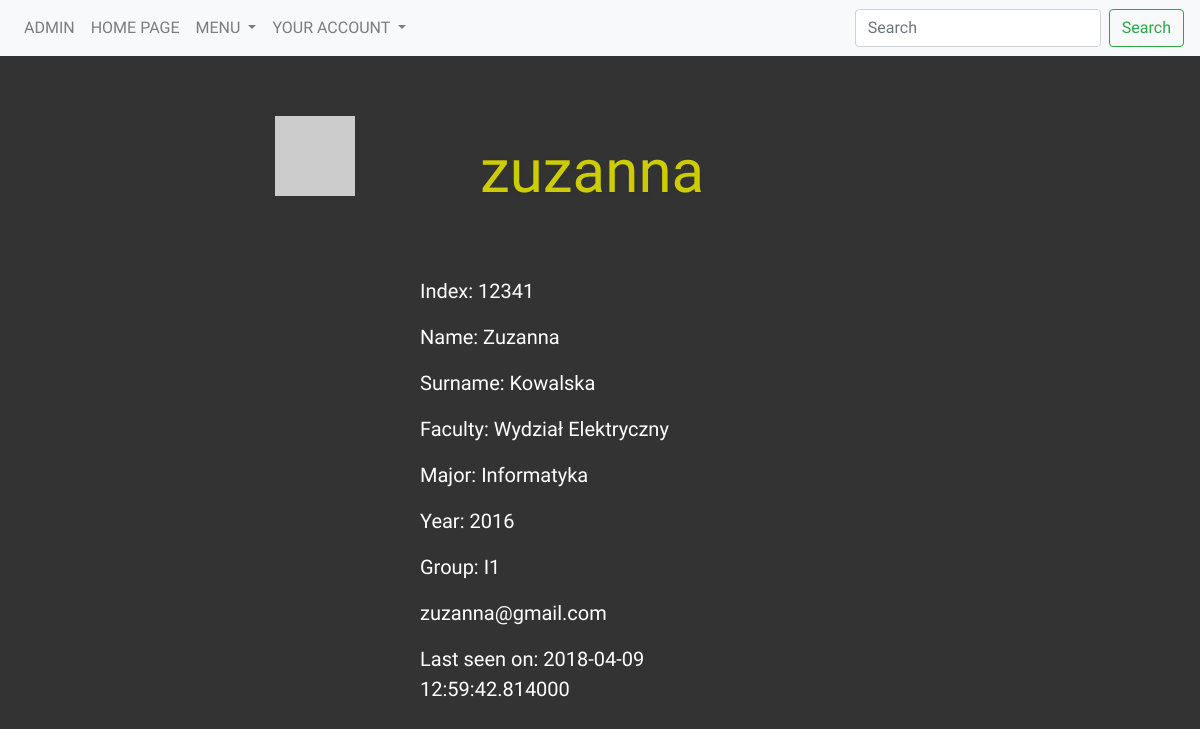
The page /students/1 (signed in) on the database as committed earlier.
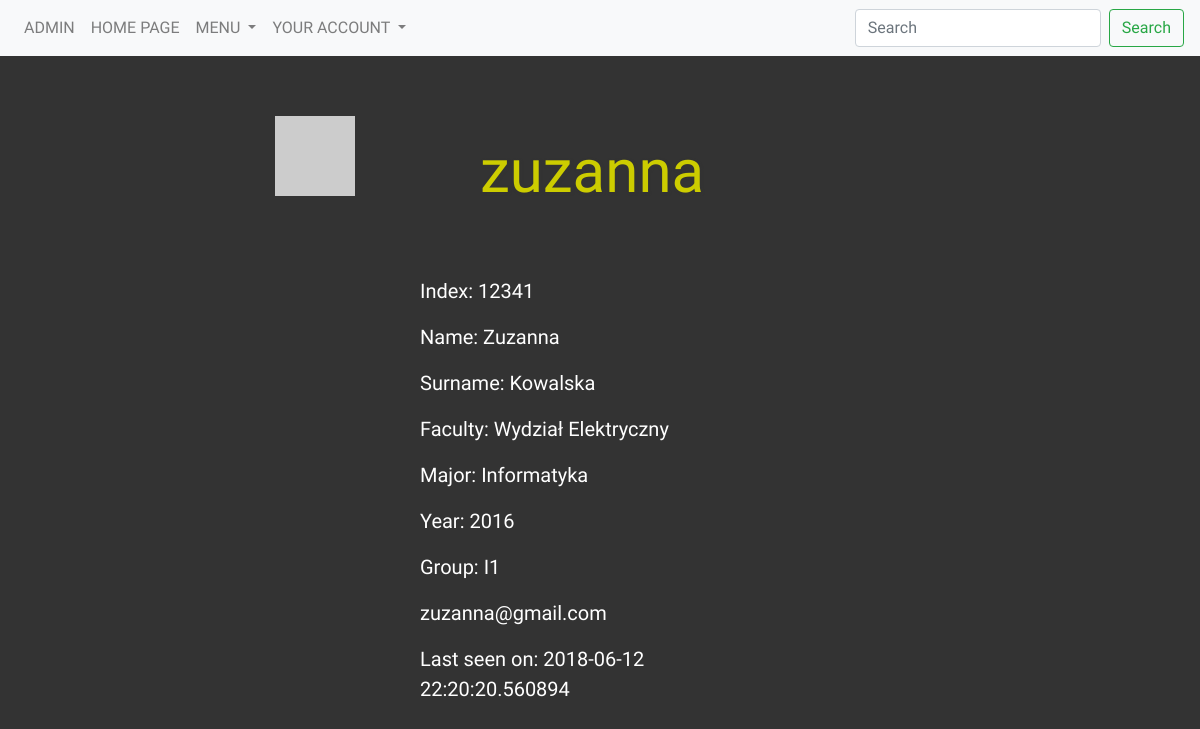
The same page on the database as committed later.
### models.py (models this page shows, shortened)
class User(db.Model, UserMixin):
    __tablename__ = 'user'
    __searchable__ = ['username']
    id = Column(Integer, autoincrement=True, primary_key=True)
    username = Column(String(25), default='', unique=True)
    active = Column(Boolean, default=True)
    email = Column(String(200), unique=True)
    password = Column(String(200), default='')
    admin = Column(Boolean, default=False)
    confirmed = Column(db.Boolean, nullable=False, default=False)
    confirmed_on = Column(db.DateTime, nullable=True)
    registered_on = Column(db.DateTime, nullable=False)
    about_me = Column(String(140))
    last_seen = Column(DateTime, default=datetime.utcnow)
    student_id = db.Column(db.Integer, db.ForeignKey('student.id'), unique=True)
    def get_id(self):
        return self.id
    def avatar(self, size):
        digest = md5(self.email.lower().encode('utf-8')).hexdigest()
        return 'https://www.gravatar.com/avatar/{}?d=identicon&s={}'.\
            format(digest, size)

### views/students.py (the view)
@app.route('/students/<int:id>', methods=['GET'])
@login_required
def student(id):
    student = Student.query.filter(Student.id == id).first()
    user = User.query.filter(User.id == student.id + 1).first()
    return render_template('faculty/students/profile.html', user=user, student=student, current_user=current_user)

### views/user.py (called while the page is built)
@lm.user_loader
def load_user(user_id):
    return User.query.filter(User.id == user_id).first()

@app.before_request
def before_request():
    if current_user.is_authenticated:
        current_user.last_seen = datetime.utcnow()
        db.session.commit()

### templates/faculty/students/profile.html (shortened to what this page needs)
{% extends "_base.html" %}
{% block content %}
    <div class="row">
        <div class="offset-md-2 col-md-2">
            <img class="avatar" src="{{ user.avatar(128) }}">
        </div>
    <br>
        <div class="content col-md-4">
            <h2 style="color: #cccc00">{{ user.username }}</h2>
            <p> Index: {{ student.index }}</p>
            <p> Name: {{ student.name }}</p>
            <p> Surname: {{ student.surname }}</p>
            <p> Faculty: {{ student.faculty.name }}</p>
            <p> Major: {{ student.major.name }}</p>
            <p> Year: {{ student.year.nr }}</p>
            <p> Group: {{ student.group.name }}</p>
            <p><a class="u-email" href="mailto:{{ user.email }}">{{user.email }}</a></p>
                {% if user.last_seen %}<p>Last seen on: {{ user.last_seen}}</p>{% endif %}
        <br>
    </div>
{% endblock %}

Rows that differ between the two databases and show on the page:
changed User "zuzanna": last_seen "2018-04-09 12:59:42.814000" → "2018-06-12 22:20:20.560894"
